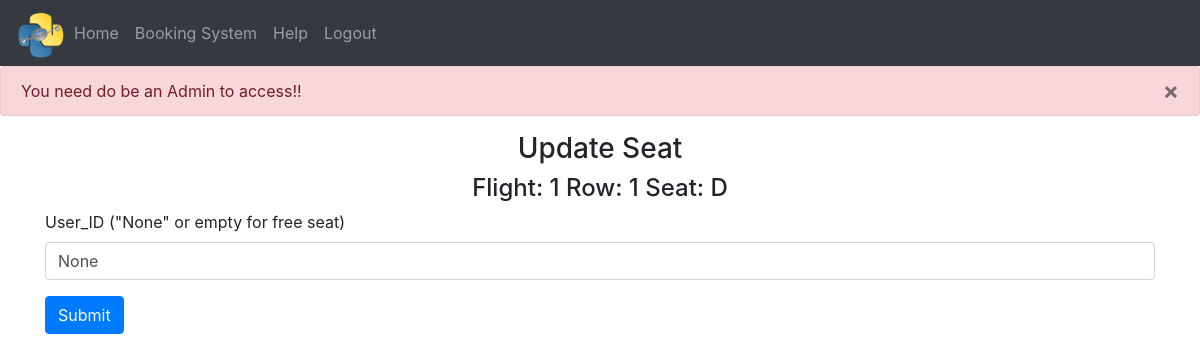
/admin-area/seats/update-seats/4 (signed in), run on the app's committed database.
### website/models.py (models this page shows)
class Seat(db.Model):
    id = db.Column(db.Integer, primary_key=True)
    seat_flight = db.Column(db.String(10))
    seat_row = db.Column(db.String(5))
    seat_column = db.Column(db.String(5))
    seat_status = db.Column(db.String(10))
    seat_type = db.Column(db.String(10))
    seat_unique = db.Column(db.String(20), unique=True)
    user_id = db.Column(db.Integer, db.ForeignKey('user.id'))

### website/admin.py (the view)
@admins.route('/seats/update-seats/<int:id>', methods=['GET', 'POST'])
@login_required
def update_seat(id):
    admin = admin_user_checker(current_user)
    if admin:
        seat_to_update = Seat.query.get_or_404(id)
        if request.method == 'POST':
            seat_to_update.user_id = request.form['user_id']
            if seat_to_update.user_id == '' or seat_to_update.user_id == 'None':
                seat_to_update.seat_status = 'True'
            else:
                seat_to_update.seat_status = 'False'
            try:
                db.session.commit()
                flash('Account updated!', category='success')
                return redirect('/admin-area/seats')
            except:
                flash('Account NOT updated!', category='error')
                return redirect('/admin-area/seats')
        else:
            return render_template('admin_update_seat.html', user=current_user, seat_to_update=seat_to_update)

### website/__init__.py (called while the page is built)
def create_app():
    from .views import views
    from .auth import auth
    from .admin import admins
    from .models import User, Seat
    app = Flask(__name__)
    app.config['SECRET_KEY'] = 'secret'
    app.config['SQLALCHEMY_DATABASE_URI'] = f'sqlite:///{DB_NAME}'
    app.config['FLASK_ADMIN_SWATCH'] = 'cerulean'
    app.register_blueprint(views, url_prefix='/')
    app.register_blueprint(auth, url_prefix='/')
    app.register_blueprint(admins, url_prefix='/admin-area')
    db.init_app(app)
    create_database(app)
    login_manager = LoginManager()
    login_manager.login_view = 'auth.login'
    login_manager.init_app(app)
    @login_manager.user_loader
    def load_user(id):
        return User.query.get(int(id))
    return app

### website/python_scripts.py (called while the page is built)
def admin_user_checker(current_user):
    if current_user.role == 'admin':
        return True
    else:
        flash('You need do be an Admin to access!!', category='error')
        return redirect(url_for('views.home'))

### website/templates/admin_update_seat.html
{% extends "base.html" %} {% block title %}Updating Seat{% endblock %}
{% block content %}
<form action="/admin-area/seats/update-seats/{{seat_to_update.id}}" method="POST">
  <h3 align="center">Update Seat </h3>
  <h4 align="center">Flight: {{seat_to_update.seat_flight}} Row: {{seat_to_update.seat_row}} Seat: {{seat_to_update.seat_column}} </h4>
  <div class="form-group">
    <label for="user_id">User_ID ("None" or empty for free seat)</label>
    <input
      type="text"
      class="form-control"
      id="user_id"
      name="user_id"
      value="{{ seat_to_update.user_id }}"
    />
  </div>
  <button type="submit" class="btn btn-primary">Submit</button>
</form>
{% endblock %}

### data on the page
Seat: seat_flight "1", seat_row "1", seat_column "D", user_id "None"

### other printed values
{{ message }} "You need do be an Admin to access!!"
